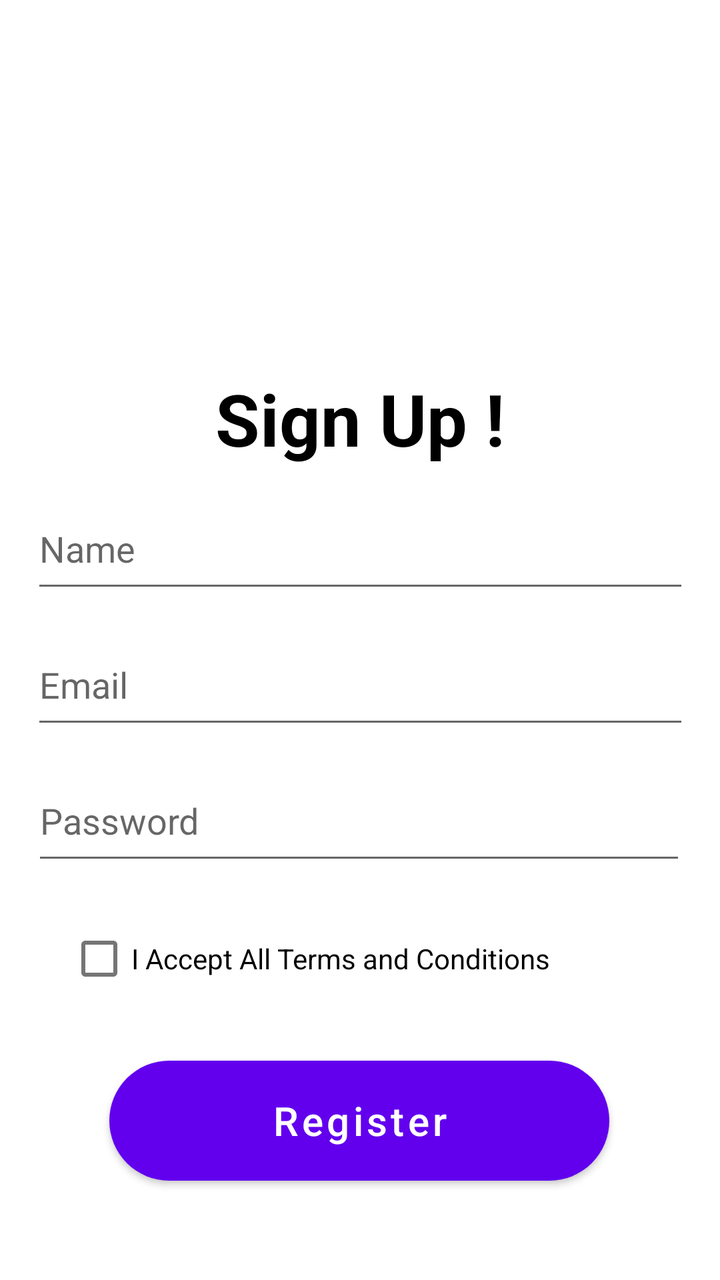
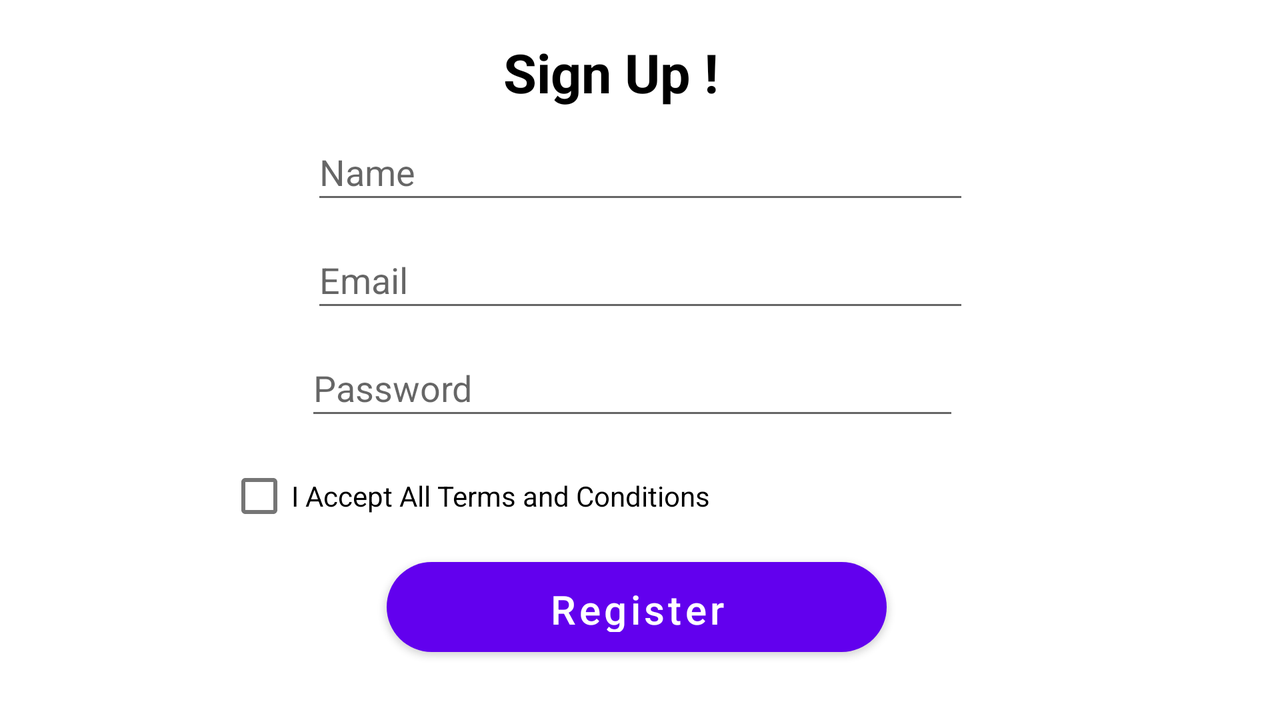

An Android layout and its configuration variant, each rendered on a device that would load it. The default file and the variant file are quoted in full after the pictures.
<!-- AndroidManifest.xml: application theme AppTheme -->
<!-- res/layout/register_screen.xml -->
<?xml version="1.0" encoding="utf-8"?>
<layout xmlns:tools="http://schemas.android.com/tools"
    xmlns:android="http://schemas.android.com/apk/res/android"
    xmlns:app="http://schemas.android.com/apk/res-auto">

    <androidx.constraintlayout.widget.ConstraintLayout
        android:layout_width="match_parent"
        android:layout_height="match_parent">

        <TextView
            android:id="@+id/textView"
            android:layout_width="wrap_content"
            android:layout_height="wrap_content"
            android:layout_marginTop="11dp"
            android:text="Sign Up !"
            android:textColor="#000000"
            android:textSize="36sp"
            android:textStyle="bold"
            app:layout_constraintEnd_toEndOf="parent"
            app:layout_constraintStart_toStartOf="parent"
            app:layout_constraintTop_toBottomOf="@+id/imageView3" />

        <EditText
            android:id="@+id/editTextName"
            android:layout_width="329dp"
            android:layout_height="57dp"
            android:layout_marginTop="11dp"
            android:ems="10"
            android:hint="Name"
            android:inputType="text"
            app:layout_constraintEnd_toEndOf="parent"
            app:layout_constraintStart_toStartOf="parent"
            app:layout_constraintTop_toBottomOf="@+id/textView" />

        <Button
            android:id="@+id/btnRegister"
            android:layout_width="250dp"
            android:layout_height="60dp"
            android:layout_marginTop="27dp"
            android:background="@drawable/custom_button_grad_new"
            android:text="Register"
            android:textAllCaps="false"
            android:textColor="#FFFFFF"
            android:textSize="20sp"
            app:layout_constraintEnd_toEndOf="parent"
            app:layout_constraintHorizontal_bias="0.496"
            app:layout_constraintStart_toStartOf="parent"
            app:layout_constraintTop_toBottomOf="@+id/checkBoxTerms"
            tools:ignore="MissingConstraints" />

        <CheckBox
            android:id="@+id/checkBoxTerms"
            android:layout_width="wrap_content"
            android:layout_height="wrap_content"
            android:layout_marginTop="18dp"
            android:text="I Accept All Terms and Conditions"
            app:layout_constraintEnd_toEndOf="parent"
            app:layout_constraintHorizontal_bias="0.285"
            app:layout_constraintStart_toStartOf="parent"
            app:layout_constraintTop_toBottomOf="@+id/editTextPassword"
            tools:ignore="UnknownId" />

        <EditText
            android:id="@+id/editTextPassword"
            android:layout_width="327dp"
            android:layout_height="57dp"
            android:layout_marginTop="11dp"
            android:ems="10"
            android:hint="Password"
            android:inputType="textPassword"
            app:layout_constraintEnd_toEndOf="parent"
            app:layout_constraintHorizontal_bias="0.488"
            app:layout_constraintStart_toStartOf="parent"
            app:layout_constraintTop_toBottomOf="@+id/editTextEmail" />

        <EditText
            android:id="@+id/editTextEmail"
            android:layout_width="329dp"
            android:layout_height="57dp"
            android:layout_marginTop="11dp"
            android:ems="10"
            android:hint="Email"
            android:inputType="textEmailAddress"
            app:layout_constraintEnd_toEndOf="parent"
            app:layout_constraintStart_toStartOf="parent"
            app:layout_constraintTop_toBottomOf="@+id/editTextName" />

        <ImageView
            android:id="@+id/imageView3"
            android:layout_width="408dp"
            android:layout_height="174dp"
            app:layout_constraintEnd_toEndOf="parent"
            app:layout_constraintHorizontal_bias="1.0"
            app:layout_constraintStart_toStartOf="parent"
            app:layout_constraintTop_toTopOf="parent"
            app:srcCompat="@drawable/signup" />

    </androidx.constraintlayout.widget.ConstraintLayout>
</layout>
<!-- resources referenced by this layout -->
<resources>
  <!-- drawable custom_button_grad_new (drawable) -->
  <?xml version="1.0" encoding="utf-8"?>
  <shape xmlns:android="http://schemas.android.com/apk/res/android"
      android:shape="rectangle">
  
      <gradient android:startColor="#eb3477" android:endColor="#eb7434" android:type="linear" android:angle="0"/>
  
      <corners android:radius="50dp" />
  
  </shape>
</resources>
<!-- res/layout-land/register_screen.xml (the repository's variant of the layout above) -->
<!-- drawn on the phone turned sideways -->
<?xml version="1.0" encoding="utf-8"?>
<layout xmlns:tools="http://schemas.android.com/tools"
    xmlns:android="http://schemas.android.com/apk/res/android"
    xmlns:app="http://schemas.android.com/apk/res-auto">

    <androidx.constraintlayout.widget.ConstraintLayout
        android:layout_width="match_parent"
        android:layout_height="match_parent">

        <TextView
            android:id="@+id/textView"
            android:layout_width="137dp"
            android:layout_height="39dp"
            android:layout_marginTop="18dp"
            android:text="Sign Up !"
            android:textColor="#000000"
            android:textSize="27sp"
            android:textStyle="bold"
            app:layout_constraintEnd_toEndOf="parent"
            app:layout_constraintStart_toStartOf="parent"
            app:layout_constraintTop_toTopOf="parent" />

        <EditText
            android:id="@+id/editTextName"
            android:layout_width="329dp"
            android:layout_height="45dp"
            android:layout_marginTop="5dp"
            android:ems="10"
            android:hint="Name"
            android:inputType="text"
            app:layout_constraintEnd_toEndOf="parent"
            app:layout_constraintStart_toStartOf="parent"
            app:layout_constraintTop_toBottomOf="@+id/textView" />

        <Button
            android:id="@+id/btnRegister"
            android:layout_width="250dp"
            android:layout_height="45dp"
            android:layout_marginTop="9dp"
            android:background="@drawable/custom_button_grad_new"
            android:text="Register"
            android:textAllCaps="false"
            android:textColor="#FFFFFF"
            android:textSize="20sp"
            app:layout_constraintEnd_toEndOf="parent"
            app:layout_constraintHorizontal_bias="0.496"
            app:layout_constraintStart_toStartOf="parent"
            app:layout_constraintTop_toBottomOf="@+id/checkBoxTerms"
            tools:ignore="MissingConstraints" />

        <CheckBox
            android:id="@+id/checkBoxTerms"
            android:layout_width="wrap_content"
            android:layout_height="wrap_content"
            android:layout_marginTop="9dp"
            android:text="I Accept All Terms and Conditions"
            app:layout_constraintEnd_toEndOf="parent"
            app:layout_constraintHorizontal_bias="0.285"
            app:layout_constraintStart_toStartOf="parent"
            app:layout_constraintTop_toBottomOf="@+id/editTextPassword"
            tools:ignore="UnknownId" />

        <EditText
            android:id="@+id/editTextPassword"
            android:layout_width="327dp"
            android:layout_height="45dp"
            android:layout_marginTop="9dp"
            android:ems="10"
            android:hint="Password"
            android:inputType="textPassword"
            app:layout_constraintEnd_toEndOf="parent"
            app:layout_constraintHorizontal_bias="0.488"
            app:layout_constraintStart_toStartOf="parent"
            app:layout_constraintTop_toBottomOf="@+id/editTextEmail" />

        <EditText
            android:id="@+id/editTextEmail"
            android:layout_width="329dp"
            android:layout_height="45dp"
            android:layout_marginTop="9dp"
            android:ems="10"
            android:hint="Email"
            android:inputType="textEmailAddress"
            app:layout_constraintEnd_toEndOf="parent"
            app:layout_constraintStart_toStartOf="parent"
            app:layout_constraintTop_toBottomOf="@+id/editTextName" />

    </androidx.constraintlayout.widget.ConstraintLayout>
</layout>
